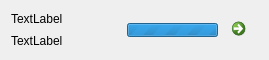
<?xml version="1.0" encoding="UTF-8"?>
<ui version="4.0">
 <class>DownloadListItemWidget</class>
 <widget class="QWidget" name="DownloadListItemWidget">
  <property name="geometry">
   <rect>
    <x>0</x>
    <y>0</y>
    <width>269</width>
    <height>60</height>
   </rect>
  </property>
  <property name="minimumSize">
   <size>
    <width>0</width>
    <height>60</height>
   </size>
  </property>
  <property name="maximumSize">
   <size>
    <width>16777215</width>
    <height>60</height>
   </size>
  </property>
  <layout class="QHBoxLayout" name="horizontalLayout">
   <item>
    <layout class="QVBoxLayout" name="verticalLayout">
     <item>
      <widget class="QLabel" name="lblPath">
       <property name="text">
        <string>TextLabel</string>
       </property>
      </widget>
     </item>
     <item>
      <widget class="QLabel" name="lblUrl">
       <property name="text">
        <string>TextLabel</string>
       </property>
      </widget>
     </item>
    </layout>
   </item>
   <item>
    <spacer name="horizontalSpacer">
     <property name="orientation">
      <enum>Qt::Horizontal</enum>
     </property>
     <property name="sizeHint" stdset="0">
      <size>
       <width>40</width>
       <height>20</height>
      </size>
     </property>
    </spacer>
   </item>
   <item>
    <widget class="QProgressBar" name="progressBar">
     <property name="minimumSize">
      <size>
       <width>0</width>
       <height>14</height>
      </size>
     </property>
     <property name="maximumSize">
      <size>
       <width>16777215</width>
       <height>14</height>
      </size>
     </property>
     <property name="maximum">
      <number>0</number>
     </property>
     <property name="textVisible">
      <bool>false</bool>
     </property>
    </widget>
   </item>
   <item>
    <widget class="QCommandLinkButton" name="btnLog">
     <property name="maximumSize">
      <size>
       <width>34</width>
       <height>16777215</height>
      </size>
     </property>
     <property name="toolTip">
      <string>Logs</string>
     </property>
     <property name="icon">
      <iconset resource="../../resources.qrc">
       <normaloff>:/Resources/About.png</normaloff>:/Resources/About.png</iconset>
     </property>
    </widget>
   </item>
  </layout>
 </widget>
 <layoutdefault spacing="6" margin="11"/>
 <resources>
  <include location="../../resources.qrc"/>
 </resources>
 <connections/>
</ui>
